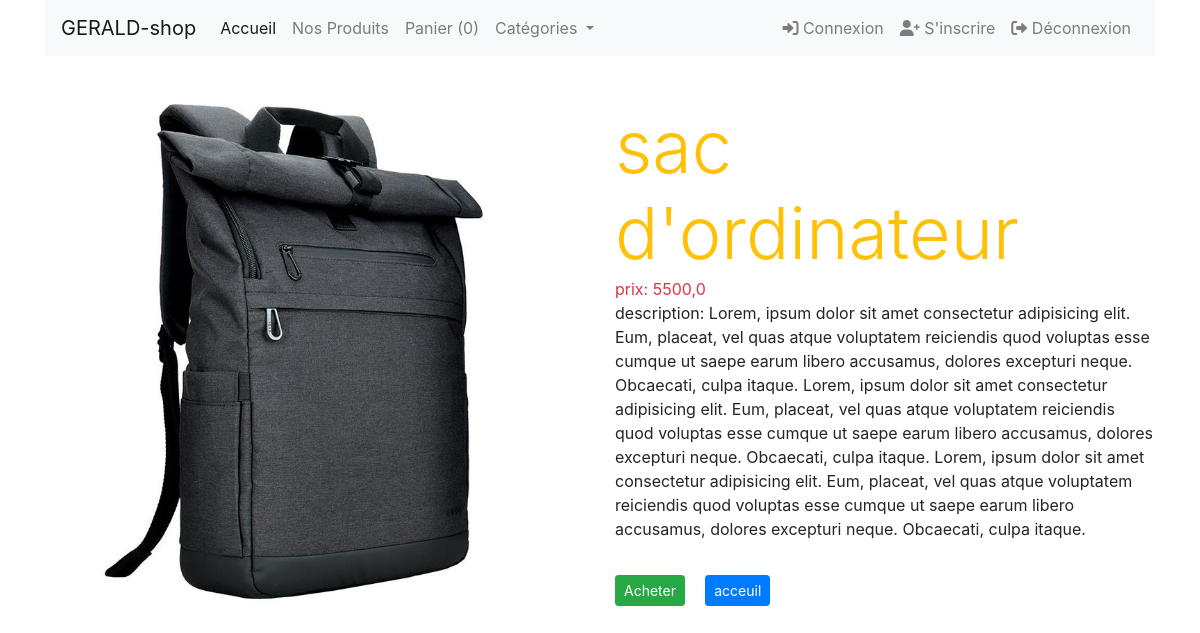
Page /21/ on the committed database.
### shop/models.py (models this page shows, shortened)
class Product(models.Model):
    nom=models.CharField(max_length=250)
    prix=models.FloatField()
    description=models.TextField()
    categorie=models.ForeignKey(Category,on_delete=models.CASCADE)
    image = models.ImageField(upload_to='images/')
    date_ajout=models.DateTimeField(auto_now_add=True)
    quantite_en_stock = models.PositiveIntegerField(default=0)
    class Meta:
        ordering=['-date_ajout']

### shop/views.py (the view)
# urls.py: path('<int:myid>/', detail, name='detail'),
def detail(request, myid):
    produits = Product.objects.get(id=myid)
    return render(request, 'shop/detail.html', {'produits':produits})

### shop/templates/shop/detail.html
{% extends 'shop/base.html' %}
{% block content %}
<div class="row mt-5">
    <div class="col-md-6">
        <div>
            <img src="{{produits.image.url}}" width="500px" height="500px" alt="" >
        </div>
    </div>
        <div class="col-md-6">
            <div class="text-warning display-3">{{ produits.nom }}</div>
            <div class="text-danger">prix: {{ produits.prix }}</div>
            <div>description: {{ produits.description }}</div>
            <div class="display-3">
                <a href="" class=" btn btn-success btn-sm">Acheter</a>
                <a class=" btn btn-primary btn-sm" href="{% url 'index' %}">acceuil</a>
            </div>
        </div>
</div>
{% endblock %}

### rows in the picture
Product: image (picture), nom "sac d'ordinateur", prix "5500,0", description "Lorem, ipsum dolor sit amet consectetur adipisicing elit. Eum, placeat, vel quas atque voluptatem reiciendis quod voluptas esse cumque ut saepe earum libero accusamus, dolores excepturi neque. Obcaecati, culpa itaque. Lorem, ipsum dolor sit amet consectetur adipisicing elit. Eum, placeat, vel quas atque voluptatem reiciendis quod voluptas esse cumque ut saepe earum libero accusamus, dolores excepturi neque. Obcaecati, culpa itaque. Lorem, ipsum dolor sit amet consectetur adipisicing elit. Eum, placeat, vel quas atque voluptatem reiciendis quod voluptas esse cumque ut saepe earum libero accusamus, dolores excepturi neque. Obcaecati, culpa itaque."
